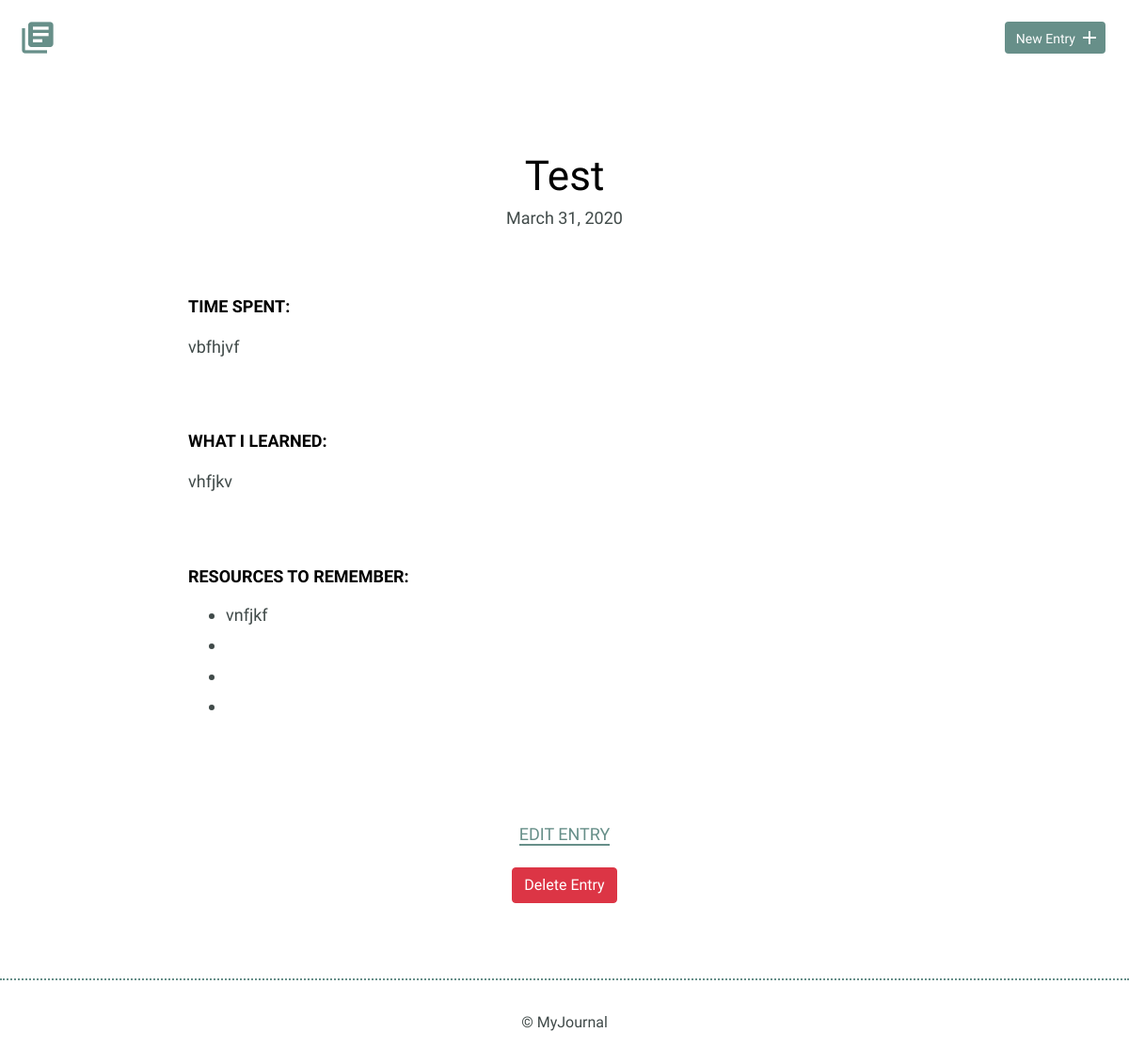
Page /detail.php on the earlier database version.
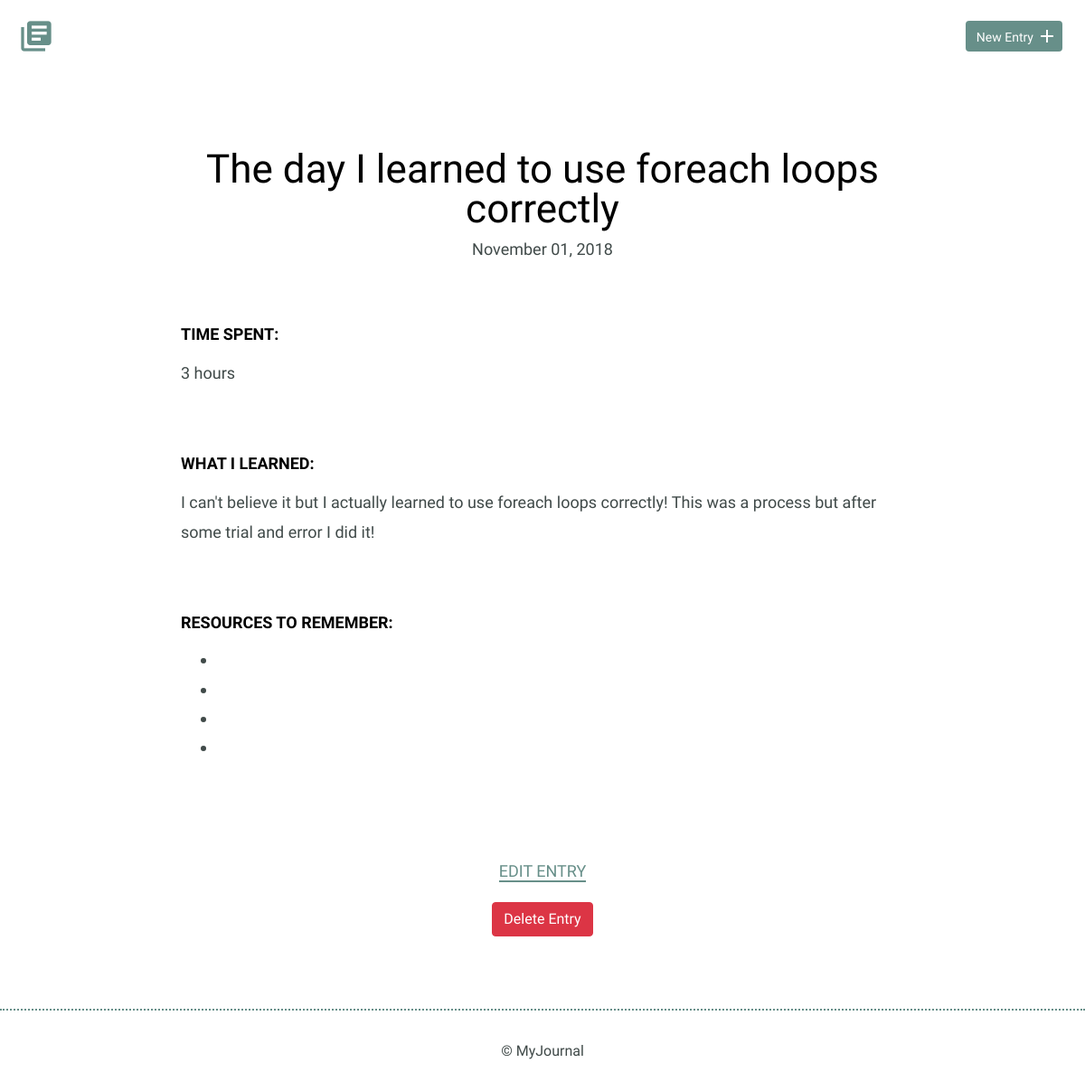
Same page on the later database version.
### tables this page shows
CREATE TABLE "entries" (
	`id`	INTEGER,
	`title`	TEXT,
	`date`	TEXT,
	`time_spent`	INTEGER,
	`learned`	BLOB,
	`resources`	BLOB,
	PRIMARY KEY(`id`)
);

### inc/functions.php (called while the page is built, shortened)
<?php
function detail() {
    include('connection.php');
    $id = filter_input(INPUT_GET, 'id', FILTER_SANITIZE_NUMBER_INT);
    switch($id) {
        default:
            $offsetCondition = "";
    }
    try
    {
        $sql = "SELECT * FROM entries ORDER BY date DESC LIMIT 1" . "$offsetCondition";
        $stmt = $db->prepare($sql);
        $stmt->execute();
        while ($row = $stmt->fetch(PDO::FETCH_ASSOC)) {
            return $row;
        }
    } catch (Exception $e) {
        echo "Error: ". $e->getMessage();
    }
}

### detail.php (the view)
<?php
include('inc/header.php');
include('inc/functions.php');
$detail     = detail();
?>
        <section>
            <div class="container">
                <div class="entry-list single">
                    <article>
                        <h1><?php echo $detail['title']; ?></h1>
                        <time datetime="2016-01-31"><?php echo date("F d, Y", strtotime($detail['date'])); ?></time>
                        <div class="entry">
                            <h3>Time Spent: </h3>
                            <p><?php echo $detail['time_spent']; ?></p>
                        </div>
                        <div class="entry">
                            <h3>What I Learned:</h3>
                            <p><?php echo $detail['learned'];?></p>
                        </div>
                        <div class="entry">
                            <h3>Resources to Remember:</h3>
                            <ul>
                                <li><a href=""></a><?php echo $detail['resources']; ?></li>
                                <li><a href=""></a></li>
                                <li></li>
                                <li><a href=""></a></li>
                            </ul>
                        </div>
                    </article>
                </div>
            </div>
            <div class="edit">
                <p><a href="edit.php?id=<?php echo $_GET['id']; ?>" name="edit">Edit Entry</a></p>
                <form method="POST" action="delete.php?id=<?php echo $detail[id]; ?>">
                    <button type="submit" class="btn btn-danger">Delete Entry</button>
                </form>
            </div>
        </section>
<?php
include('inc/footer.php');
?>

Differences in the rows shown:
removed entries: title "Test", date "March 31, 2020", time_spent "vbfhjvf", learned "vhfjkv", resources "vnfjkf"
now on this page (row unchanged): entries: title "The day I learned to use foreach loops correctly", date "November 01, 2018", time_spent "3 hours", learned "I can't believe it but I actually learned to use foreach loops correctly! This was a process but after some trial and error I did it!"
